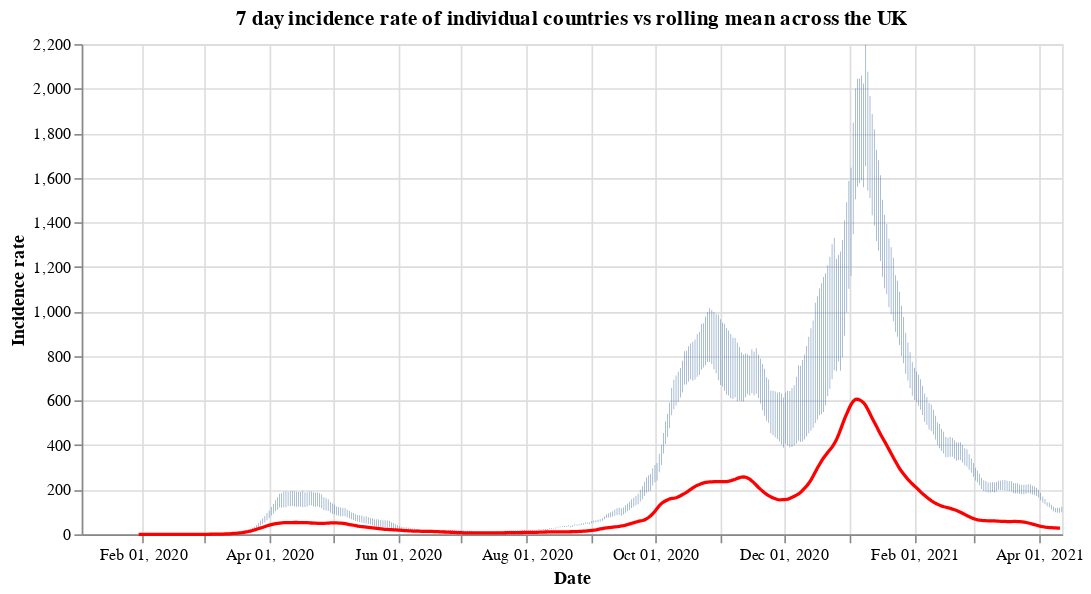

Here is the notebook cell this chart was saved with:
### Code cell
#collapse
countries = uk_cases['areaName'].unique()
countries.sort()

selection = alt.selection_single(
    name='Select',
    fields=['areaName'],
    init={'areaName': 'Wales'},
    bind={'areaName': alt.binding_select(options=countries)}
)

# scatter plot, modify opacity based on selection
bars = alt.Chart(uk_cases).mark_bar().add_selection(
    selection
).encode(
    x=alt.X("yearmonthdate(date):T", axis=alt.Axis(title='Date')),
    y=alt.Y("weeklyCasesRate:Q", axis=alt.Axis(title='Incidence rate')),
    tooltip='weeklyCasesRate:Q',
    opacity=alt.condition(selection, alt.value(1), alt.value(0))
).properties(title=f'7 day incidence rate of individual countries vs rolling mean across the UK', width=600)

line = alt.Chart(overview_cases).mark_line(
    color='red',
    size=2,
).transform_window(
    rolling_mean='mean(weeklyCasesRate)',
    frame=[0, 7]
).encode(
    x='yearmonthdate(date):T',
    y='rolling_mean:Q'
)

alt.layer(bars, line)

### Figure 1 — Vega-Lite specification as saved in the notebook (floating-point values rounded to 4 significant figures; data arrays with more than 128 entries replaced by an {"elided": "..."} marker saying what was removed)
{"config": {"view": {"continuousWidth": 400, "continuousHeight": 300}}, "layer": [{"data": {"name": "data-9f6bea1d4e0964db85aa092d7df1f3bb"}, "mark": "bar", "encoding": {"opacity": {"condition": {"value": 1, "selection": "Select"}, "value": 0}, "tooltip": {"type": "quantitative", "field": "weeklyCasesRate"}, "x": {"type": "temporal", "axis": {"title": "Date"}, "field": "date", "timeUnit": "yearmonthdate"}, "y": {"type": "quantitative", "axis": {"title": "Incidence rate"}, "field": "weeklyCasesRate"}}, "selection": {"Select": {"type": "single", "fields": ["areaName"], "init": {"areaName": "Wales"}, "bind": {"areaName": {"input": "select", "options": ["England", "Northern Ireland", "Scotland", "Wales"]}}}}, "title": "7 day incidence rate of individual countries vs rolling mean across the UK", "width": 600}, {"data": {"name": "data-e4d0d3284be963bbf95e1ca553c26aac"}, "mark": {"type": "line", "color": "red", "size": 2}, "encoding": {"x": {"type": "temporal", "field": "date", "timeUnit": "yearmonthdate"}, "y": {"type": "quantitative", "field": "rolling_mean"}}, "transform": [{"window": [{"op": "mean", "field": "weeklyCasesRate", "as": "rolling_mean"}], "frame": [0, 7]}]}], "$schema": "https://vega.github.io/schema/vega-lite/v4.8.1.json", "datasets": {"data-9f6bea1d4e0964db85aa092d7df1f3bb": {"elided": "1860 records"}, "data-e4d0d3284be963bbf95e1ca553c26aac": {"elided": "438 records"}}}
